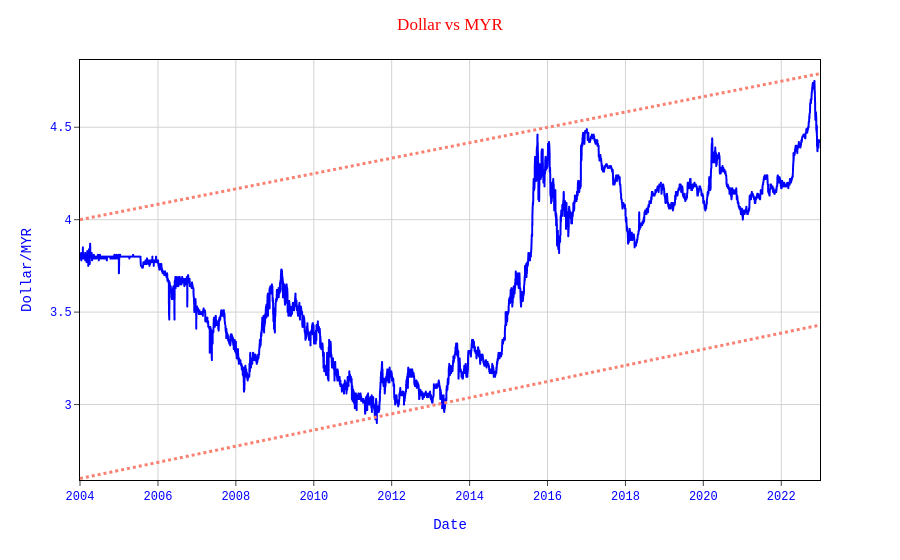

Write notebook code for a chart like this one.
### Code cell
plt.figure(figsize=(12,10),dpi=200)
plot = px.line(x=df_MYR['Date'], y=df_MYR['MYR=X'])
plot.update_traces(line_color='#0000ff', line_width=2)
plot.update_layout(
    plot_bgcolor='white',
    title="Dollar vs MYR",
    title_x=0.5,
    xaxis_title="Date",
    yaxis_title="Dollar/MYR",
    font_family="Courier New",
    font_color="blue",
    title_font_family="Times New Roman",
    title_font_color="red",
)
plot.update_xaxes(
    mirror=True,
    ticks='outside',
    showline=True,
    linecolor='black',
    gridcolor='lightgrey'
)
plot.update_yaxes(
    mirror=True,
    ticks='outside',
    showline=True,
    linecolor='black',
    gridcolor='lightgrey'
)
plot.add_shape( # add a horizontal "target" line
    type="line", line_color="salmon", line_width=3, opacity=1, line_dash="dot",
    x0=0, x1=1, xref="paper", y0=4, y1=4.79, yref="y"
)
plot.add_shape( # add a horizontal "target" line
    type="line", line_color="salmon", line_width=3, opacity=1, line_dash="dot",
    x0=0, x1=1, xref="paper", y0=2.6, y1=3.43, yref="y"
)

plt.tight_layout()
plot.show();

### Figure 1 — Plotly figure (JSON) as saved in the notebook; plotly's stock layout.template omitted (floating-point values rounded to 4 significant figures; data arrays with more than 128 entries replaced by an {"elided": "..."} marker saying what was removed)
{"data": [{"hovertemplate": "x=%{x}<br>y=%{y}<extra></extra>", "legendgroup": "", "line": {"color": "#0000ff", "dash": "solid", "width": 2}, "marker": {"symbol": "circle"}, "mode": "lines", "name": "", "showlegend": false, "type": "scattergl", "x": {"elided": "4948 str values"}, "xaxis": "x", "y": {"elided": "4948 float values"}, "yaxis": "y"}], "layout": {"font": {"color": "blue", "family": "Courier New"}, "legend": {"tracegroupgap": 0}, "margin": {"t": 60}, "plot_bgcolor": "white", "shapes": [{"line": {"color": "salmon", "dash": "dot", "width": 3}, "opacity": 1, "type": "line", "x0": 0, "x1": 1, "xref": "paper", "y0": 4, "y1": 4.79, "yref": "y"}, {"line": {"color": "salmon", "dash": "dot", "width": 3}, "opacity": 1, "type": "line", "x0": 0, "x1": 1, "xref": "paper", "y0": 2.6, "y1": 3.43, "yref": "y"}], "title": {"font": {"color": "red", "family": "Times New Roman"}, "text": "Dollar vs MYR", "x": 0.5}, "xaxis": {"anchor": "y", "domain": [0, 1], "gridcolor": "lightgrey", "linecolor": "black", "mirror": true, "showline": true, "ticks": "outside", "title": {"text": "Date"}}, "yaxis": {"anchor": "x", "domain": [0, 1], "gridcolor": "lightgrey", "linecolor": "black", "mirror": true, "showline": true, "ticks": "outside", "title": {"text": "Dollar/MYR"}}}}
